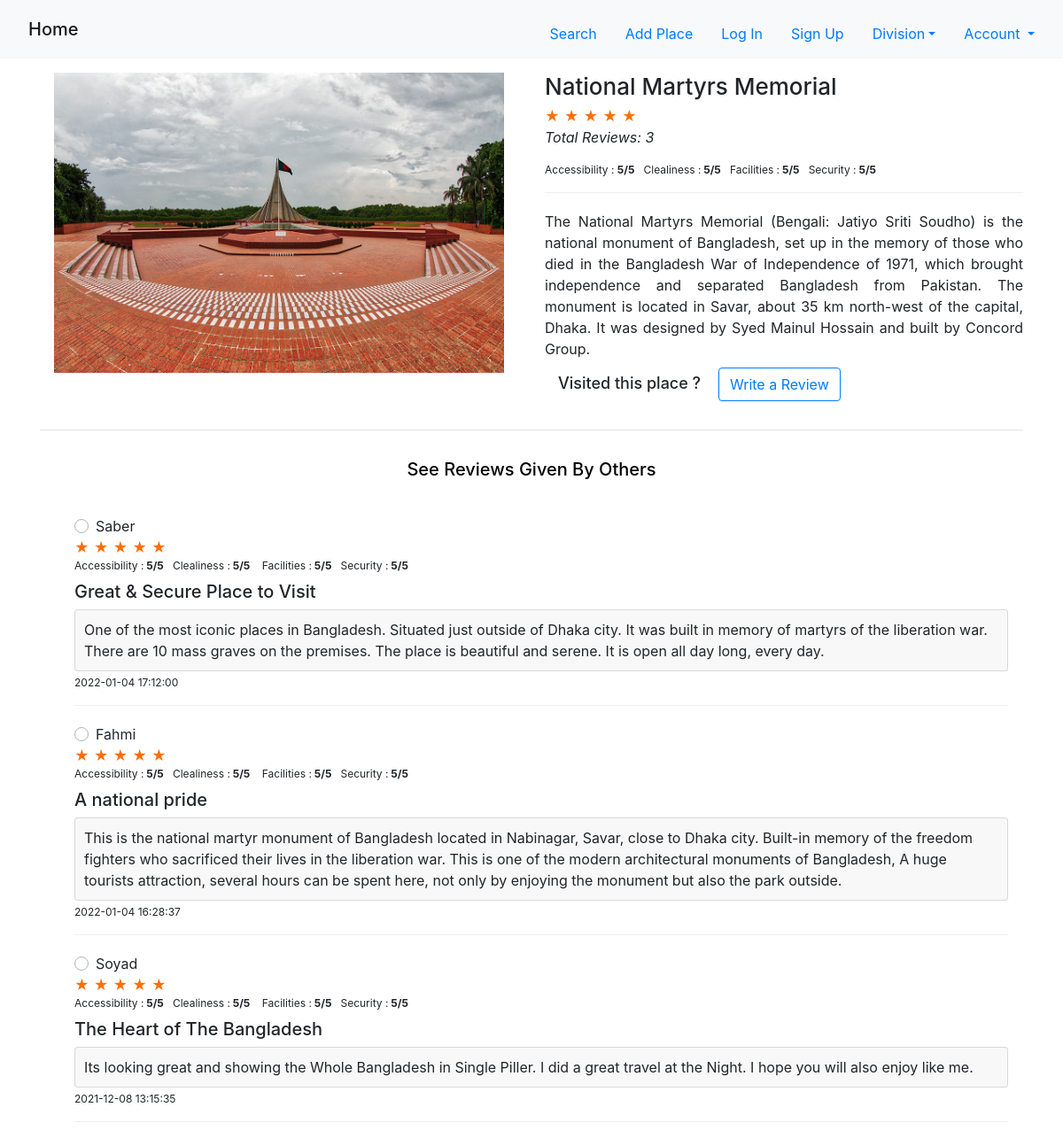
Screenshot of /bdtouristinfosystem/touristpage.php?title=National Martyrs Memorial&ide=38 with the database file from the repository.
### tables this page shows
CREATE TABLE `tourist_spot` (
  `id` int(11) NOT NULL,
  `user_name` varchar(500) NOT NULL,
  `tour_name` varchar(500) NOT NULL,
  `tour_des` text NOT NULL,
  `divi_id` varchar(500) NOT NULL,
  `dist_id` varchar(500) NOT NULL,
  `images` varchar(500) NOT NULL,
  `status` varchar(400) NOT NULL
);

CREATE TABLE `tbl_rating` (
  `id` int(11) NOT NULL,
  `user_id` int(11) NOT NULL DEFAULT 1,
  `touristspot_id` int(11) NOT NULL,
  `rating` float NOT NULL,
  `description` text NOT NULL,
  `title` varchar(500) NOT NULL,
  `amenity1` varchar(500) NOT NULL,
  `amenity2` varchar(500) NOT NULL,
  `amenity3` varchar(500) NOT NULL,
  `amenity4` varchar(500) NOT NULL,
  `timestamp` timestamp NOT NULL DEFAULT current_timestamp() ON UPDATE current_timestamp()
);

CREATE TABLE `users` (
  `id` int(11) NOT NULL,
  `username` varchar(300) NOT NULL,
  `email` varchar(255) NOT NULL,
  `password` varchar(300) NOT NULL,
  `date` varchar(300) NOT NULL DEFAULT current_timestamp(),
  `status` int(11) NOT NULL DEFAULT 0
);

### bdtouristinfosystem/touristpage.php (the view, shortened to what this page needs)
<?php
include "links.php";
include "navbar.php";
?>
<!DOCTYPE html>
<html lang="en">
<head>
</head>
<body>
    <div class="container">
        <div class="row">
            <?php
            require_once "config.php";
            require_once "functions.php";
            @$userId = $_SESSION["user_id"];
            $ide = $_GET['ide'];
            $query = "SELECT * FROM tourist_spot WHERE id='$ide'";
            $result = mysqli_query($conn, $query);
            $outputString = '';
            foreach ($result as $row) { ?>
                <div class="col-md-6">
                    <img src="admin/img/<?php echo $row['images']; ?>" class="p-3 rounded d-block img-fluid">
                </div>
                <div class="col-md-6 mt-3">
                    <h1 class="placespot"><?php echo $_GET['title']; ?></h1>
                <?php
                $totalRating = totalRating($row['id'], $conn);
                $userRatingavg = userRatingavg($row['id'], $conn);
                $userRatingavg1 = userRatingavg1($row['id'], $conn);
                $userRatingavg2 = userRatingavg2($row['id'], $conn);
                $userRatingavg3 = userRatingavg3($row['id'], $conn);
                $userRatingavg4 = userRatingavg4($row['id'], $conn);
                @$outputString .= ' <div>
        <div class="row-item" style="margin-top: -122px;">
 <div class="row-title"> </div> <div class="response" id="response-' . $row['id'] . '"></div>';
                @$de = $userRatingavg;
                @$de1 = $totalRating;
                if ($de1 == !null) {
                    $average = round(($de / $de1), 1);
                }
                $de = $userRatingavg1;
                $de1 = $totalRating;
                if ($de1 == !null) {
                    $average1 = round(($de / $de1), 1);
                }
                $de = $userRatingavg2;
                $de1 = $totalRating;
                if ($de1 == !null) {
                    $average2 = round(($de / $de1), 1);
                }
                $de = $userRatingavg3;
                $de1 = $totalRating;
                if ($de1 == !null) {
                    $average3 = round(($de / $de1), 1);
                }
                $de = $userRatingavg4;
                $de1 = $totalRating;
                if ($de1 == !null) {
                    $average4 = round(($de / $de1), 1);
                }
                for ($count = 1; $count <= 5; $count++) {
                    $starRatingId = $row['id'] . '_' . $count;
                    if ($count <= @$average) {
                        $outputString .= '<li value="' . $count . '" id="' . $starRatingId . '" class="star selected"><b>&#9733;</b></li>';
                    } else {
                        $outputString .= '<li value="' . $count . '"  id="' . $starRatingId . '"  class="star"  ><b>&#9733;</b></li>';
                    }
                }
                @$outputString .= '
 <p style="font-style: italic;">Total Reviews: ' . $totalRating . '</p>
 <p class="text-address">Accessibility : <b>' . $average1 . '/5</b>&nbsp&nbsp&nbspClealiness :<b> ' . $average2 . '/5</b>&nbsp&nbsp&nbspFacilities :<b> ' . $average3 . '/5</b>&nbsp&nbsp&nbspSecurity :<b> ' . $average4 . '/5</b></p></div>';
            }
            echo $outputString;
                ?>
                <?php $ide = $_GET['ide'];
                $query = "SELECT * FROM tourist_spot WHERE id='$ide'";
                $result = mysqli_query($conn, $query);
                foreach ($result as $row) { ?>
                    <p class="text-justify"><?php echo $row['tour_des']; ?></p>
                <?php } ?>
                <div class="col-md-12">
                    <h2 class="placetxt">Visited this place ?</h2>
                    <a href="rating.php?ide=<?php echo $ide; ?>&u_id=<?php echo $userId; ?>" class="btn btn-outline-primary" style="margin-top: -37px;margin-left: 181px;margin-bottom: 16px;">Write a Review</a>
                </div>
                </div>
        </div>
    </div>
    <hr>
    <div class="container mx-auto">
        <a href="#" style="text-decoration:none;">
            <h5 class="seemore">See Reviews Given By Others</h5>
        </a>
    </div>
    <div class="container  mb-5 userreview">
        <div class="row">
            <div class="">
                <div class="spotpage">
                    <?php
                    require_once "config.php";
                    require_once "functions.php";
                    $query = "SELECT * FROM tourist_spot WHERE id='$ide'";
                    $result = mysqli_query($conn, $query);
                    $outputString = '';
                    foreach ($result as $row) {
                        $sql = "SELECT * FROM tbl_rating Where touristspot_id='$ide' ORDER BY timestamp DESC";
                        $result = mysqli_query($conn, $sql);
                        while ($row3 = mysqli_fetch_assoc($result)) {
                            $userId = $row3['user_id'];
                            $r = $row3['touristspot_id'];
                            $query33 = "SELECT * FROM users WHERE id='$userId'";
                            $result33 = mysqli_query($conn, $query33);
                            $rr = mysqli_fetch_assoc($result33);
                            $userRating = userRating($userId, $r, $conn);
                            $totalRating = totalRating($row['id'], $conn);
                            $outputString .= '
                     <div class="custom-control custom-radio custom-control-inline">
                     <input type="radio" id="customRadioInline1" name="customRadioInline" class="custom-control-input">
                     <label class="custom-control-label" for="customRadioInline1">' . $rr['username'] . '</label>
                     </div>
                     <div class="row-item">';
                            for ($count = 1; $count <= 5; $count++) {
                                $starRatingId = $row['id'] . '_' . $count;
                                if ($count <= $userRating) {
                                    $outputString .= '<li value="' . $count . '" id="' . $starRatingId . '" class="star selected">&#9733;</li>';
                                } else {
                                    $outputString .= '<li value="' . $count . '"  id="' . $starRatingId . '" class="star" >&#9733;</li>';
                                }
                            }
                            $outputString .= ' <p class="text-address mb-2">Accessibility :<b> ' . $row3["amenity1"] . '/5</b>&nbsp&nbsp&nbspClealiness :<b> ' . $row3["amenity2"] . '/5</b>
                             &nbsp&nbsp&nbspFacilities :<b> ' . $row3["amenity3"] . '/5</b>&nbsp&nbsp&nbspSecurity :<b> ' . $row3["amenity4"] . '/5</b></p>
                     <div><h5> ' . $row3['title'] . '</h5></div>
                     <div class="card" style="background: #F8F8F8;padding: 10px;"> ' . $row3['description'] . '</div>
                     <p class="text-address mt-1"> ' . $row3['timestamp'] . '</p></div>';
                        }
                    }
                    echo $outputString;
                    ?>
                </div>
            </div>
        </div>
    </div>
</body>
</html>

### bdtouristinfosystem/css/style.css (style rules this page uses)
.placetxt { font-size: 28px; margin-top: 2rem; }
.seemore { text-align: center; text-decoration: none; color: #000000; margin-top: 2rem; }
.spotpage { margin-left: 22px; }
.userreview { border: 1px solid #000000; padding: 2rem; }
@media only screen and (min-width: 360px) { .placetxt { font-size: 18px; margin-top: 1rem; } }
@media only screen and (min-width: 360px) { .userreview { border: none; } }
@media only screen and (min-width: 360px) { .placespot { font-size: 26px; } }
@media only screen and (min-width: 375px) { .placetxt { font-size: 18px; margin-top: 1rem; } }
@media only screen and (min-width: 375px) { .userreview { border: none; } }
@media only screen and (min-width: 375px) { .placespot { font-size: 26px; } }
@media only screen and (min-width: 411px) { .placetxt { font-size: 18px; margin-top: 1rem; } }
@media only screen and (min-width: 411px) { .userreview { border: none; } }
@media only screen and (min-width: 411px) { .placespot { font-size: 26px; } }
@media only screen and (min-width: 414px) { .placetxt { font-size: 18px; margin-top: 1rem; } }
@media only screen and (min-width: 414px) { .userreview { border: none; } }
@media only screen and (min-width: 414px) { .placespot { font-size: 26px; } }
li.star { list-style: none; display: inline-block; margin-right: 5px; cursor: pointer; color: #9E9E9E; }
li.star.selected { color: #ff6e00; }
.row-item { margin-bottom: 20px; border-bottom: #F0F0F0 1px solid; }
p.text-address { font-size: 12px; }

### rows the page displays
tourist_spot: images (picture), tour_des "The National Martyrs Memorial (Bengali: Jatiyo Sriti Soudho) is the national monument of Bangladesh, set up in the memory of those who died in the Bangladesh War of Independence of 1971, which brought independence and separated Bangladesh from Pakistan. The monument is located in Savar, about 35 km north-west of the capital, Dhaka. It was designed by Syed Mainul Hossain and built by Concord Group."
tbl_rating: user.username "Saber", amenity1 "5", amenity2 "5", amenity3 "5", amenity4 "5", title "Great & Secure Place to Visit", description "One of the most iconic places in Bangladesh. Situated just outside of Dhaka city. It was built in memory of martyrs of the liberation war. There are 10 mass graves on the premises. The place is beautiful and serene. It is open all day long, every day.", timestamp "2022-01-04 17:12:00"
tbl_rating: user.username "Fahmi", amenity1 "5", amenity2 "5", amenity3 "5", amenity4 "5", title "A national pride", description "This is the national martyr monument of Bangladesh located in Nabinagar, Savar, close to Dhaka city. Built-in memory of the freedom fighters who sacrificed their lives in the liberation war. This is one of the modern architectural monuments of Bangladesh, A huge tourists attraction, several hours can be spent here, not only by enjoying the monument but also the park outside.", timestamp "2022-01-04 16:28:37"
tbl_rating: user.username "Soyad", amenity1 "5", amenity2 "5", amenity3 "5", amenity4 "5", title "The Heart of The Bangladesh", description "Its looking great and showing the Whole Bangladesh in Single Piller. I did a great travel at the Night. I hope you will also enjoy like me.", timestamp "2021-12-08 13:15:35"

### other values shown
$totalRating "3"
$average1 "5"
$average2 "5"
$average3 "5"
$average4 "5"
